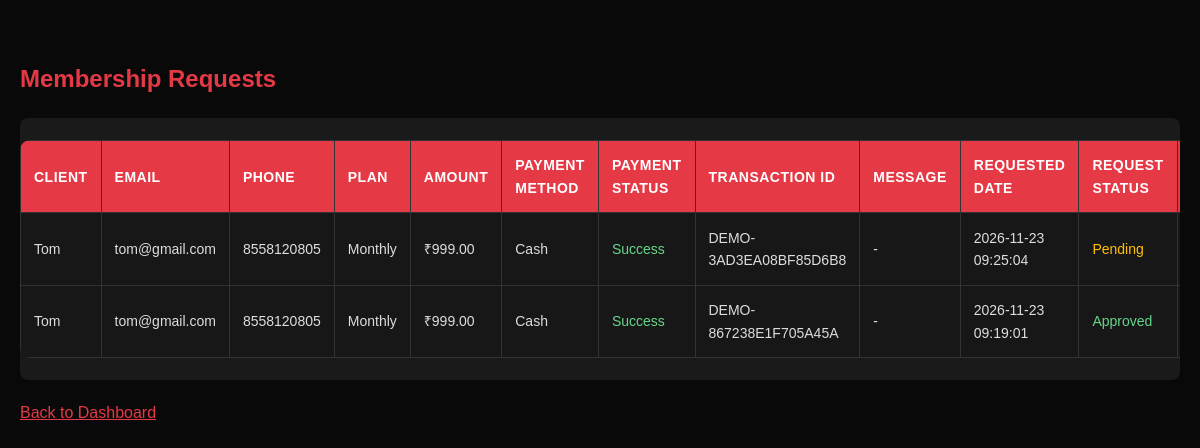
The app's page /admin/membership_requests.php (signed in) with its own data.
### tables this page shows
CREATE TABLE `payments` (
  `id` int NOT NULL AUTO_INCREMENT,
  `request_id` int NOT NULL,
  `client_id` int NOT NULL,
  `amount` decimal(10,2) NOT NULL,
  `payment_method` enum('UPI','Card','Cash') NOT NULL,
  `transaction_id` varchar(100) NOT NULL,
  `status` enum('Success','Failed') NOT NULL,
  `payment_date` timestamp NULL DEFAULT CURRENT_TIMESTAMP,
  PRIMARY KEY (`id`),
  UNIQUE KEY `transaction_id` (`transaction_id`),
  KEY `request_id` (`request_id`),
  KEY `client_id` (`client_id`),
  CONSTRAINT `payments_ibfk_1` FOREIGN KEY (`request_id`) REFERENCES `membership_requests` (`id`) ON DELETE CASCADE,
  CONSTRAINT `payments_ibfk_2` FOREIGN KEY (`client_id`) REFERENCES `clients` (`id`) ON DELETE CASCADE
);

CREATE TABLE `clients` (
  `id` int NOT NULL AUTO_INCREMENT,
  `name` varchar(100) NOT NULL,
  `email` varchar(150) NOT NULL,
  `phone` varchar(15) NOT NULL,
  `password` varchar(255) NOT NULL,
  `created_at` timestamp NULL DEFAULT CURRENT_TIMESTAMP,
  PRIMARY KEY (`id`),
  UNIQUE KEY `email` (`email`)
);

CREATE TABLE `membership_requests` (
  `id` int NOT NULL AUTO_INCREMENT,
  `client_id` int NOT NULL,
  `plan_name` varchar(100) NOT NULL,
  `message` text,
  `status` enum('Pending','Approved','Rejected') DEFAULT 'Pending',
  `requested_at` timestamp NULL DEFAULT CURRENT_TIMESTAMP,
  PRIMARY KEY (`id`),
  KEY `client_id` (`client_id`),
  CONSTRAINT `membership_requests_ibfk_1` FOREIGN KEY (`client_id`) REFERENCES `clients` (`id`) ON DELETE CASCADE
);

### admin/membership_requests.php (the view, shortened to what this page needs)
<?php
require_once "../config/database.php";
$stmt = $conn->query(
    "SELECT mr.*,
            c.name AS client_name,
            c.email,
            c.phone,
            p.amount,
            p.payment_method,
            p.transaction_id,
            p.status AS payment_status
     FROM membership_requests mr
     JOIN clients c ON mr.client_id = c.id
     LEFT JOIN payments p ON p.request_id = mr.id
     ORDER BY
        CASE WHEN mr.status = 'Pending' THEN 0 ELSE 1 END,
        mr.requested_at DESC"
);
$requests = $stmt->fetchAll();
?>
<!DOCTYPE html>
<html lang="en">
<head>
    <link rel="stylesheet" href="../assets/css/style.css">
</head>
<body>
<div class="page-container">
    <h2>Membership Requests</h2>
    <div class="table-container">
        <table>
            <thead>
                <tr>
                    <th>Client</th>
                    <th>Email</th>
                    <th>Phone</th>
                    <th>Plan</th>
                    <th>Amount</th>
                    <th>Payment Method</th>
                    <th>Payment Status</th>
                    <th>Transaction ID</th>
                    <th>Message</th>
                    <th>Requested Date</th>
                    <th>Request Status</th>
                    <th>Action</th>
                </tr>
            </thead>
            <tbody>
                <?php if (empty($requests)): ?>
                    <tr>
                        <td colspan="12">No membership requests found.</td>
                    </tr>
                <?php else: ?>
                    <?php foreach ($requests as $request): ?>
                        <tr>
                            <td><?= htmlspecialchars($request["client_name"]) ?></td>
                            <td><?= htmlspecialchars($request["email"]) ?></td>
                            <td><?= htmlspecialchars($request["phone"]) ?></td>
                            <td><?= htmlspecialchars($request["plan_name"]) ?></td>
                            <td>
                                <?= $request["amount"] !== null
                                    ? "₹" . number_format((float)$request["amount"], 2)
                                    : "-" ?>
                            </td>
                            <td>
                                <?= htmlspecialchars($request["payment_method"] ?? "-") ?>
                            </td>
                            <td class="status-<?= strtolower($request["payment_status"] ?? "failed") ?>">
                                <?= htmlspecialchars($request["payment_status"] ?? "Not Paid") ?>
                            </td>
                            <td>
                                <?= htmlspecialchars($request["transaction_id"] ?? "-") ?>
                            </td>
                            <td>
                                <?= htmlspecialchars($request["message"] ?? "-") ?>
                            </td>
                            <td>
                                <?= htmlspecialchars($request["requested_at"]) ?>
                            </td>
                            <td class="status-<?= strtolower($request["status"]) ?>">
                                <?= htmlspecialchars($request["status"]) ?>
                            </td>
                            <td>
                            </td>
                        </tr>
                    <?php endforeach; ?>
                <?php endif; ?>
            </tbody>
        </table>
    </div>
    <p style="margin-top:20px;">
        <a href="dashboard.php" style="color:#e63946;">
            Back to Dashboard
        </a>
    </p>
</div>
</body>
</html>

### assets/css/style.css (style rules this page uses)
:root { --bg: #090909; --surface: #111111; --card: #171717; --card-hover: #202020; --accent: #e63946; --accent-dark: #bd1f2d; --text: #ffffff; --muted: #a1a1aa; --border: #292929; --success: #22c55e; --warning: #f59e0b; --radius: 14px; --shadow: 0 12px 35px rgba(0,0,0,0.3); }
* { margin: 0; padding: 0; box-sizing: border-box; }
html { scroll-behavior: smooth; }
body { font-family: Arial, Helvetica, sans-serif; background: var(--bg); color: var(--text); line-height: 1.6; min-height: 100vh; }
a { color: inherit; }
table { width: 100%; border-collapse: collapse; margin: 22px 0; background: var(--card); border-radius: 10px; overflow: hidden; }
th { background: #222; color: var(--accent); text-align: left; font-size: 13px; text-transform: uppercase; letter-spacing: 0.5px; }
th, td { padding: 14px 16px; border-bottom: 1px solid var(--border); font-size: 14px; }
td { color: #ddd; }

### admin/membership_requests.php (style rules this page uses)
.page-container { max-width: 1400px; margin: 40px auto; padding: 20px; }
.page-container h2 { color: #e63946; margin-bottom: 20px; }
.table-container { overflow-x: auto; background: #1a1a1a; border-radius: 8px; }
table { width: 100%; border-collapse: collapse; min-width: 1200px; }
th, td { padding: 13px; border: 1px solid #333; text-align: left; }
th { background: #e63946; color: white; }
.status-pending { color: #ffc107; }
.status-approved, .status-success { color: #65d68a; }

### records on screen
payments: client.name "Tom", client.email "tom@gmail.com", client.phone "8558120805", request.plan_name "Monthly", amount "999.00", payment_method "Cash", status "Success", transaction "DEMO-3AD3EA08BF85D6B8", request.message "-", request.requested_at "2026-11-23 09:25:04", request.status "Pending"
payments: client.name "Tom", client.email "tom@gmail.com", client.phone "8558120805", request.plan_name "Monthly", amount "999.00", payment_method "Cash", status "Success", transaction "DEMO-867238E1F705A45A", request.message "-", request.requested_at "2026-11-23 09:19:01", request.status "Approved"
